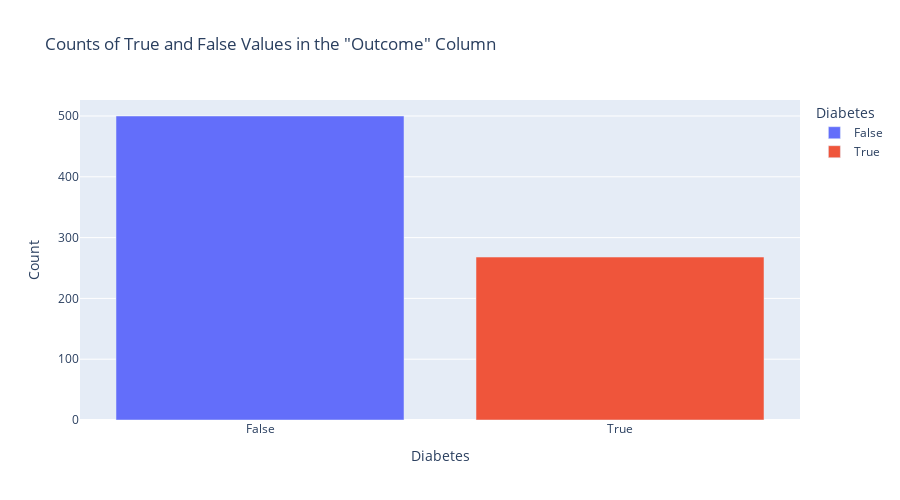

The code cell stored with this chart in its notebook:
### Code cell
import plotly.express as px

# Calculate the count of each outcome
count_data = df['Outcome'].value_counts().reset_index()
count_data.columns = ['Outcome', 'Count']

# Create the text for hover information
count_data['text'] = 'Count: ' + count_data['Count'].astype(str)

# Create the bar chart
fig = px.bar(count_data, x='Outcome', y='Count', color='Outcome',
             labels={'Outcome': 'Diabetes', 'Count': 'Count'},
             title='Counts of True and False Values in the "Outcome" Column',
             category_orders={'Outcome': [False, True]},
             height=500)  # Specify the text parameter

# Update x-axis tick labels
fig.update_xaxes(tickvals=[0, 1], ticktext=['False', 'True'])

# Show the plot
fig.show()

### Figure 1 — Plotly figure (JSON) as saved in the notebook; plotly's stock layout.template omitted (floating-point values rounded to 4 significant figures)
{"data": [{"alignmentgroup": "True", "hovertemplate": "Diabetes=%{x}<br>Count=%{y}<extra></extra>", "legendgroup": "False", "marker": {"color": "#636efa", "pattern": {"shape": ""}}, "name": "False", "offsetgroup": "False", "orientation": "v", "showlegend": true, "textposition": "auto", "type": "bar", "x": [false], "xaxis": "x", "y": [500], "yaxis": "y"}, {"alignmentgroup": "True", "hovertemplate": "Diabetes=%{x}<br>Count=%{y}<extra></extra>", "legendgroup": "True", "marker": {"color": "#EF553B", "pattern": {"shape": ""}}, "name": "True", "offsetgroup": "True", "orientation": "v", "showlegend": true, "textposition": "auto", "type": "bar", "x": [true], "xaxis": "x", "y": [268], "yaxis": "y"}], "layout": {"barmode": "relative", "height": 500, "legend": {"title": {"text": "Diabetes"}, "tracegroupgap": 0}, "title": {"text": "Counts of True and False Values in the \"Outcome\" Column"}, "xaxis": {"anchor": "y", "categoryarray": [false, true], "categoryorder": "array", "domain": [0, 1], "ticktext": ["False", "True"], "tickvals": [0, 1], "title": {"text": "Diabetes"}}, "yaxis": {"anchor": "x", "domain": [0, 1], "title": {"text": "Count"}}}}
